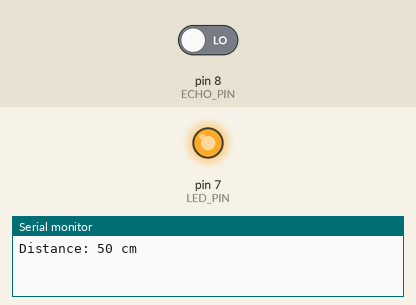
This sketch was run on a simulated Arduino Uno, built with avr-gcc and run on an emulated ATmega328P. Parts: output pins drawn as LEDs (lit = HIGH), the last lines printed to the serial monitor. The inputs (shaded band) are chosen by the test bench; at power-on: pin 8 (ECHO_PIN) LOW. Pins used as bus, display or sensor lines are not drawn.

Above: at 0.3 s.
At 18.1 s:
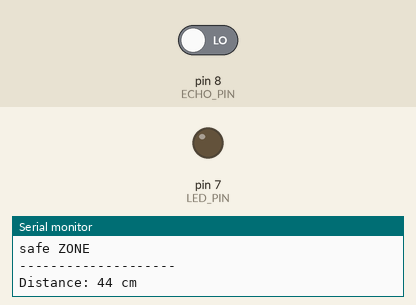
Timing chart, 0 to 19.3 s (numbered marks = the images above):
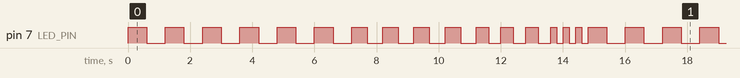

The sketch:

project.ino
```cpp
#define TRIG_PIN 12
#define ECHO_PIN 8
#define LED_PIN 7

#define DANGER_DISTANCE 5   // cm

volatile bool waitingForRising = true;
volatile bool measurementReady = false;

volatile uint16_t startTime = 0;
volatile uint16_t endTime = 0;
volatile uint32_t overflowCount = 0;
volatile uint32_t pulseDuration = 0;

void setup() {
  Serial.begin(9600);

  pinMode(TRIG_PIN, OUTPUT);
  pinMode(ECHO_PIN, INPUT);
  pinMode(LED_PIN, OUTPUT);

  // Timer1 → 1 µs resolution
  TCCR1A = 0;
  TCCR1B = 0;
  TCCR1B |= (1 << CS11);     // Prescaler = 8
  TIMSK1 |= (1 << TOIE1);    // Overflow interrupt

  // Pin Change Interrupt for D8
  PCICR |= (1 << PCIE0);
  PCMSK0 |= (1 << PCINT0);

  sei();
}

void loop() {
  // Simulated distance loop
  for (int distance = 50; distance >= 5; distance -= 3) {

    Serial.print("Distance: ");
    Serial.print(distance);
    Serial.println(" cm");

    int zone;
    switch (distance) {
      case 50:
      case 47:
      case 44:
      case 41:
      case 38:
      case 35:
        zone = 1; // safe ZONE
        break;
      case 32:
      case 29:
      case 26:
      case 23:
        zone = 2; // take care ZONE
        break;
      case 20:
      case 17:
      case 16:
      case 14:
        zone = 3; // warning zone
        break;
      case 11:
      case 8:
      case 5:
        zone = 4; // DANGER ZONE
        break;
              default:
                zone = 0; // Path clear
                break;
    }

    // تنفيذ الـ LED حسب الـ zone
    switch (zone) {
      case 1:
        blinkLED(600);
        Serial.println("safe ZONE");
        break;
      case 2:
        blinkLED(500);
        Serial.println("take care ZONE !!!");
        break;
      case 3:
        blinkLED(400);
        Serial.println("warning ZONE");
        break;
      case 4:
        blinkLED(200);
        Serial.println("DANGER ZONE");
        break;
      case 0:
        digitalWrite(LED_PIN, LOW);
        Serial.println("Path Clear");
        break;
    }

    Serial.println("--------------------");
   // delay(250); // delay between the change in the distance
  }
  triggerUltrasonic();
  /* actual simulator calculations
  if (measurementReady) {
    noInterrupts();
    uint32_t duration = pulseDuration;
    measurementReady = false;
    interrupts();

    float distance = duration / 58.0;
  }
  */

}

void blinkLED(int delayTime) {
  digitalWrite(LED_PIN, HIGH);
  delay(delayTime);
  digitalWrite(LED_PIN, LOW);
  delay(delayTime);
}

void triggerUltrasonic() {
  digitalWrite(TRIG_PIN, LOW);
  delayMicroseconds(2);
  digitalWrite(TRIG_PIN, HIGH);
  delayMicroseconds(10);
  digitalWrite(TRIG_PIN, LOW);
}

ISR(PCINT0_vect) {
  if (digitalRead(ECHO_PIN)) {
    if (waitingForRising) {
      startTime = TCNT1;
      overflowCount = 0;
      waitingForRising = false;
    }
  } else {
    if (!waitingForRising) {
      endTime = TCNT1;
      pulseDuration =
        ((uint32_t)overflowCount << 16) + endTime - startTime;
      measurementReady = true;
      waitingForRising = true;
    }
  }
}

ISR(TIMER1_OVF_vect) {
  overflowCount++;
}
```

Measured:
- by itself, pin 7 (LED_PIN): repeats every 14.8 s: 4 × (HIGH 0.50 s, LOW 0.50 s), 3 × (HIGH 0.40 s, LOW 0.40 s), 3 × (HIGH 0.20 s, LOW 0.20 s), 6 × (HIGH 0.60 s, LOW 0.60 s)
- by itself, everything shown: repeats every 14.8 s, in 32 steps
